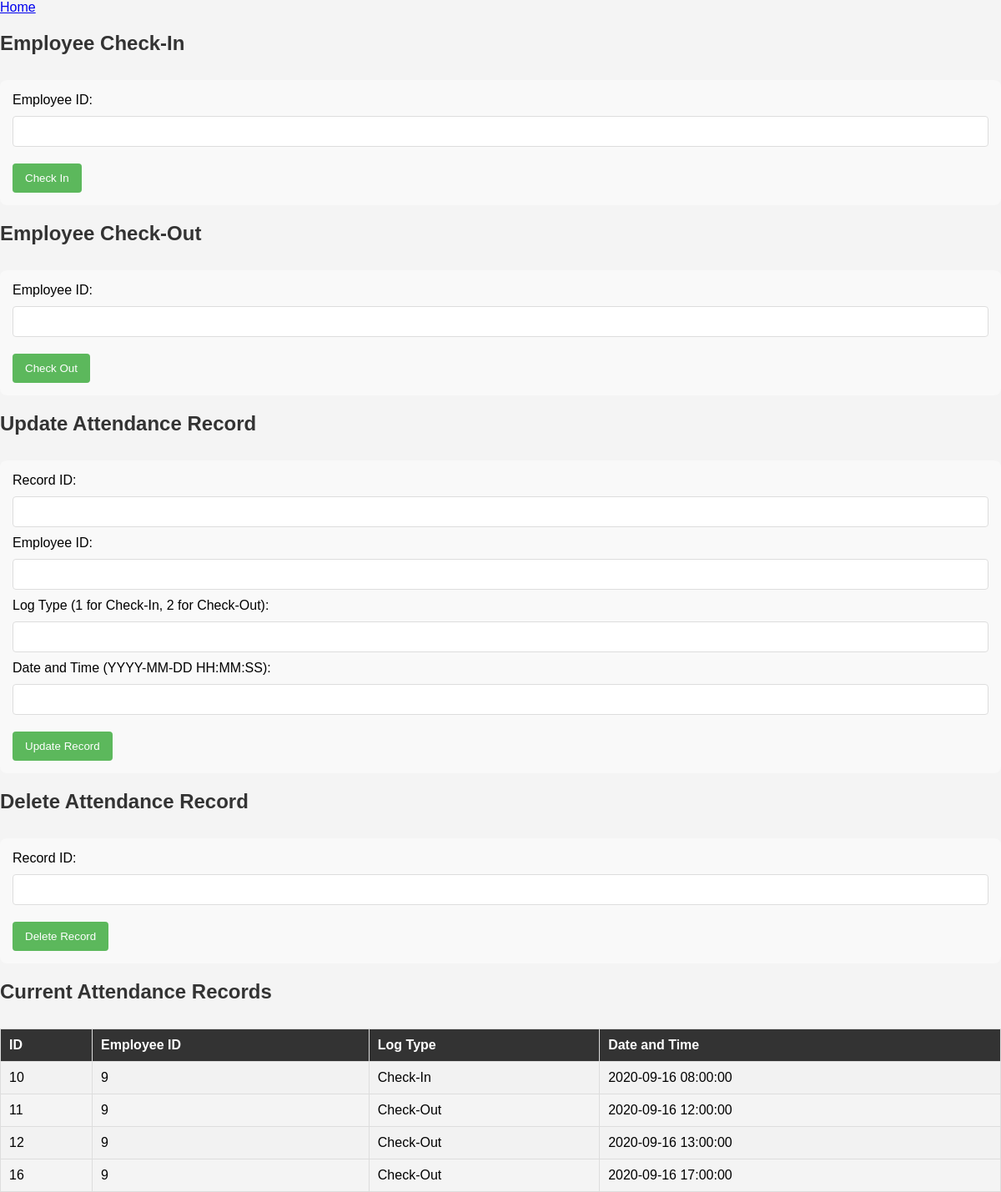
Screenshot of /attendance.php with the database file from the repository.
### tables this page shows
CREATE TABLE `attendance` (
  `id` int(11) NOT NULL,
  `employee_id` int(20) NOT NULL,
  `log_type` tinyint(1) NOT NULL COMMENT '1 = AM IN,2 = AM out, 3= PM IN, 4= PM out\r\n',
  `datetime_log` datetime NOT NULL DEFAULT current_timestamp(),
  `date_updated` datetime NOT NULL DEFAULT current_timestamp() ON UPDATE current_timestamp()
);

### attendance.php (the view, shortened to what this page needs)
<nav class="sidebar">
  <a href="index.php">Home</a>
</nav>
<!DOCTYPE html>
<html>
<head>
    <link rel="stylesheet" href="style_employee.css">
</head>
<body>
    <h2>Employee Check-In</h2>
    <form method="post" action="attendance.php">
        Employee ID: <input type="text" name="employee_id">
        <input type="submit" name="check_in" value="Check In">
    </form>
    <h2>Employee Check-Out</h2>
    <form method="post" action="attendance.php">
        Employee ID: <input type="text" name="employee_id">
        <input type="submit" name="check_out" value="Check Out">
    </form>
    <h2>Update Attendance Record</h2>
    <form method="post" action="attendance.php">
        Record ID: <input type="text" name="id">
        Employee ID: <input type="text" name="employee_id">
        Log Type (1 for Check-In, 2 for Check-Out): <input type="text" name="log_type">
        Date and Time (YYYY-MM-DD HH:MM:SS): <input type="text" name="datetime_log">
        <input type="submit" name="update" value="Update Record">
    </form>
    <h2>Delete Attendance Record</h2>
    <form method="post" action="attendance.php">
        Record ID: <input type="text" name="id">
        <input type="submit" name="delete" value="Delete Record">
    </form>
    <h2>Current Attendance Records</h2>
    <table border="1">
        <tr>
            <th>ID</th>
            <th>Employee ID</th>
            <th>Log Type</th>
            <th>Date and Time</th>
        </tr>
        <?php
        $host = 'localhost';
        $dbname = 'payroll';
        $username = 'root';
        $password = 'pavani19';
        $conn = new mysqli($host, $username, $password, $dbname);
        $result = $conn->query("SELECT * FROM attendance");
        while($row = $result->fetch_assoc()): ?>
            <tr>
                <td><?php echo $row['id']; ?></td>
                <td><?php echo $row['employee_id']; ?></td>
                <td><?php echo $row['log_type'] == 1 ? 'Check-In' : 'Check-Out'; ?></td>
                <td><?php echo $row['datetime_log']; ?></td>
            </tr>
        <?php endwhile; ?>
    </table>
</body>
</html>

### style_employee.css (style rules this page uses)
body { font-family: 'Arial', sans-serif; margin: 0; padding: 0; background-color: #f4f4f4; }
h2 { color: #333; padding-bottom: 10px; }
form { margin-bottom: 20px; background: #f9f9f9; padding: 15px; border-radius: 8px; }
input[type="text"], input[type="number"], input[type="date"], select { width: 100%; padding: 10px; margin: 10px 0; border-radius: 4px; border: 1px solid #ddd; box-sizing: border-box; }
input[type="submit"] { background-color: #5cb85c; color: white; padding: 10px 15px; border: none; border-radius: 4px; cursor: pointer; margin-top: 10px; }
table { width: 100%; border-collapse: collapse; margin-top: 20px; }
table, th, td { border: 1px solid #ddd; text-align: left; }
th, td { padding: 10px; }
th { background-color: #333; color: white; }
tr:nth-child(even) { background-color: #f2f2f2; }

### rows the page displays
attendance: id "10", employee "9", log_type "Check-In", datetime_log "2020-09-16 08:00:00"
attendance: id "11", employee "9", log_type "Check-Out", datetime_log "2020-09-16 12:00:00"
attendance: id "12", employee "9", log_type "Check-Out", datetime_log "2020-09-16 13:00:00"
attendance: id "16", employee "9", log_type "Check-Out", datetime_log "2020-09-16 17:00:00"
